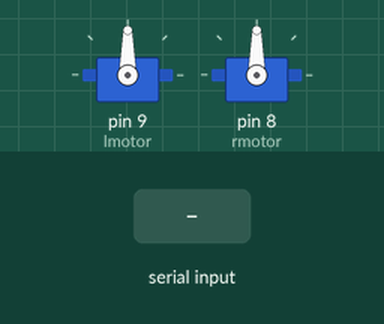
Simulated run of this sketch. Board: Arduino Uno, built with avr-gcc and run on an emulated ATmega328P. Shown: 2 × servo. The inputs (shaded band) are chosen by the test bench.

Above: at 1.2 s.
1.3 s: "1" received over Serial
At 1.6 s:
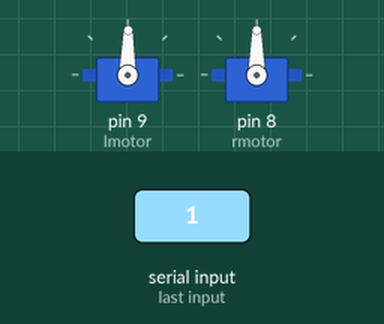
2.8 s: "3" received over Serial
At 3.3 s:
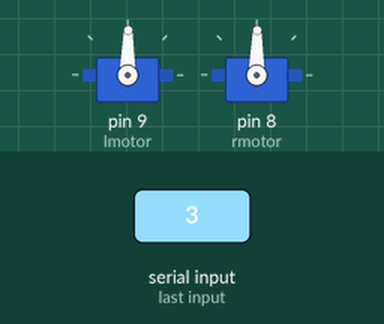
Timing chart, 0 to 5.8 s (numbered marks = the images above; inputs shaded):
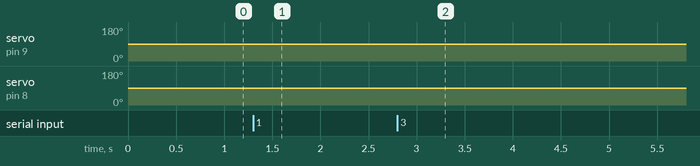

The sketch:

mctl.ino
```cpp
#include <Servo.h>
int mini=75;
int maxi=115;
Servo lmotor;
Servo rmotor;
int lspeed=90;
int rspeed=90;
void setup(){
  lmotor.attach(9);
  rmotor.attach(8);
  lmotor.write(90);
  rmotor.write(90);
  Serial.begin(9600);
}
void loop(){
  int avb=Serial.available();
  if (avb>0){
    char ch = Serial.read();
    if (ch==49){lspeed-=1;}
    if (ch==50){lspeed+=1;}
    if (ch==51){rspeed-=1;}
    if (ch==52){rspeed+=1;}
    if (rspeed>maxi){wc();}
    if (lspeed>maxi){wc();}
    if (rspeed<mini){wc();}
    if (lspeed<mini){wc();}
    rmotor.write(rspeed);
    lmotor.write(lspeed);
  }
  delay(50);
}
void wc(){
  while (lspeed>90){lspeed-=1;lmotor.write(lspeed);delay(10);}
  while (lspeed<90){lspeed+=1;lmotor.write(lspeed);delay(10);}
  while (rspeed>90){rspeed-=1;rmotor.write(rspeed);delay(10);}
  while (rspeed<90){rspeed+=1;rmotor.write(rspeed);delay(10);}
  while (true){
    delay(1000);
  }
}
```

Measured:
- after the input at 1.3 s, servo on pin 9 (lmotor): 90° → 89° after 0.05 s
- after the input at 2.8 s, servo on pin 8 (rmotor): 90° → 89° at once
